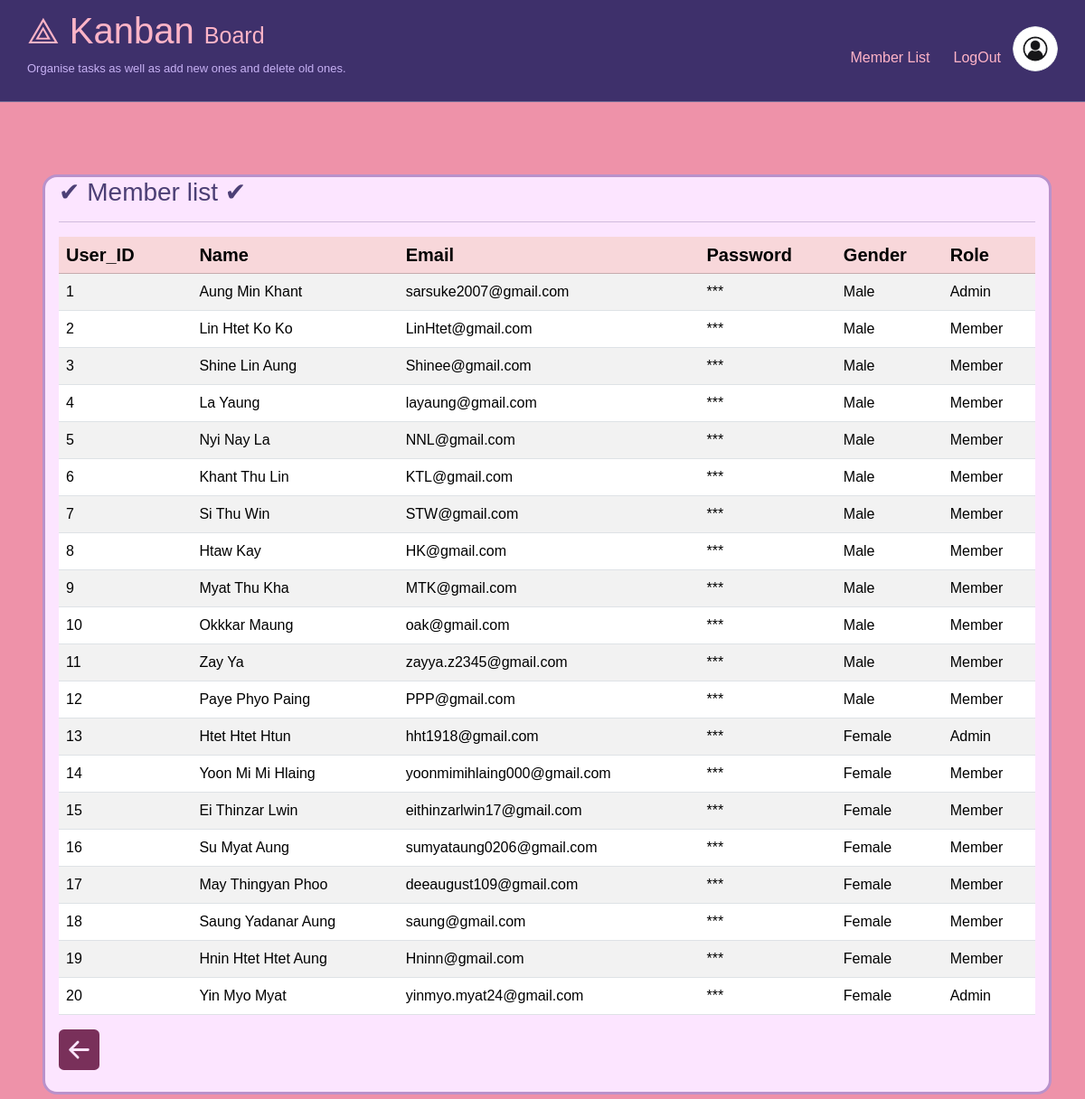
Before: /pages/memberlist.php with the older database file.
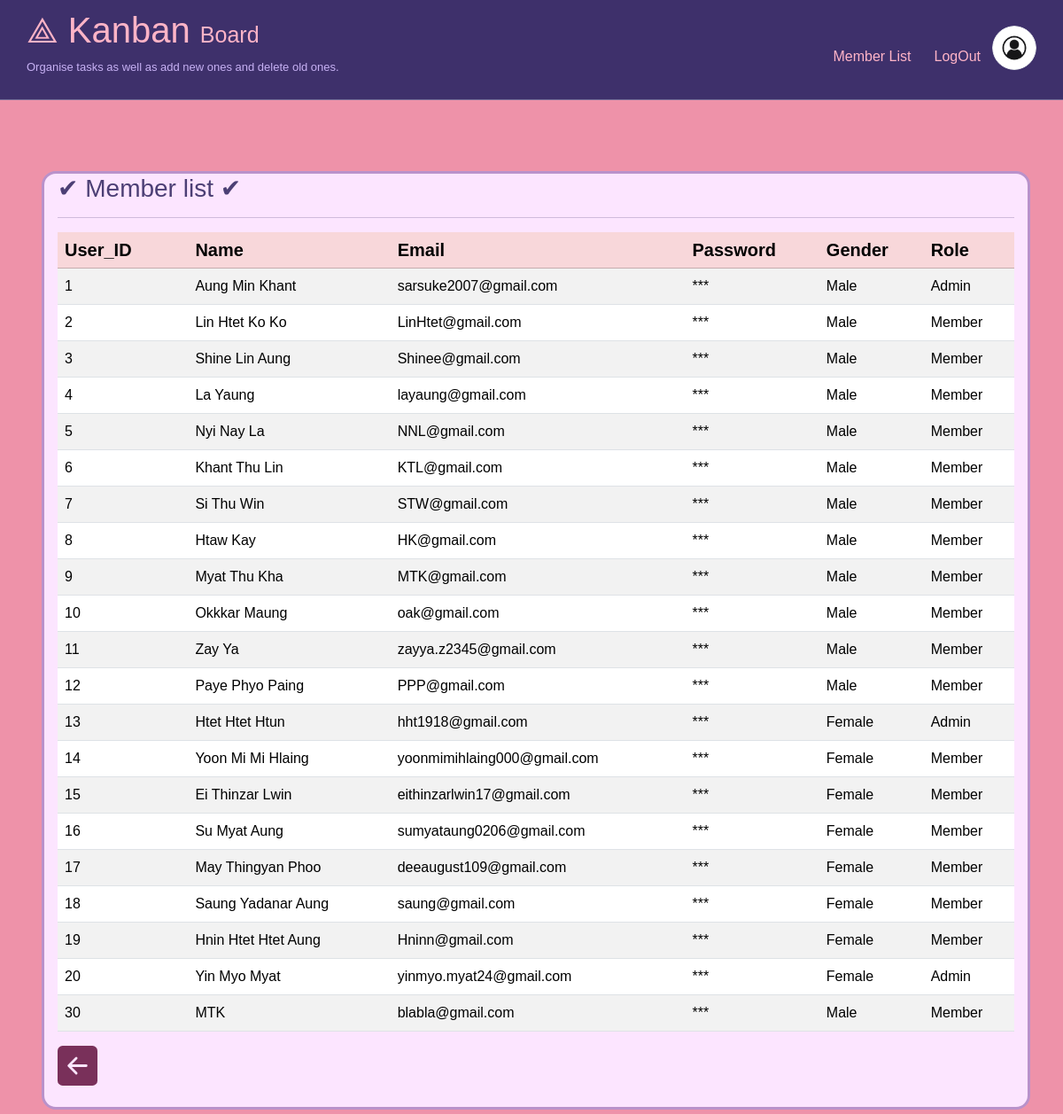
After: the same page with the newer database file.
### tables this page shows
CREATE TABLE `users` (
  `id` int(11) NOT NULL,
  `img` varchar(100) NOT NULL,
  `name` varchar(100) NOT NULL,
  `email` varchar(100) NOT NULL,
  `password` varchar(100) NOT NULL,
  `gender_id` int(11) NOT NULL,
  `role_id` int(10) NOT NULL
);

### Database/DatabaseConnection.php (called while the page is built, shortened)
<?php
    class DatabaseConnection{
        private static $server      = 'localhost';
        private static $user        = 'root';
        private static $password    = '';
        private static $database    = 'kanban';
        private static $connection = null;
        public static function getInstance(){
            if(self::$connection == null){
                self::$connection = new mysqli(self::$server, self::$user, self::$password, self::$database);
            }
            return self::$connection;
        }
    }
?>

### Repositories/UserRepository.php (called while the page is built, shortened)
<?php
    require_once('../Models/User.php');
    require_once('../Database/DatabaseConnection.php');
    require_once('RoleRepository.php');
    require_once('GenderRepository.php');
    class UserRepository{
        public static $table_name = "users";
        private $connection;
        public function __construct($connection){
            $this->connection = $connection;
        }
        public function getAll(){
            $users = [];
            $query = "SELECT * FROM ". self::$table_name . ";";
            $results = $this->connection->query($query);
            if($results){
                while($row = mysqli_fetch_object($results)){
                    $users[] = $this->toModel($row);
                }
            }
            return $users;
        }
        public function toModel($obj){
            $user = null;
            if($obj)
                $user = new User($obj->id, $obj->img, $obj->name, $obj->email, $obj->password, $obj->gender_id, $obj->role_id);
            return $user;
        }
        public static function getUserRole($user){
            $roleRepo = new RoleRepository();
            return $roleRepo->find($user->role_id);
        }
        public static function getUserGender($user){
            $genderRepo = new GenderRepository();
            return $genderRepo->find($user->gender_id);
        }
    }
?>

### Models/User.php (called while the page is built, shortened)
<?php
    require_once("../Repositories/UserRepository.php");
    class User extends Model{
        public function __construct($id, $img, $name, $email, $password, $gender_id, $role_id)
        {
            $this->id           = $id;
            $this->name         = $name;
            $this->email        = $email;
            $this->password     = $password;
            $this->gender_id    = $gender_id;
            $this->gender       = UserRepository::getUserGender($this);
            $this->role_id      = $role_id;
            $this->role         = UserRepository::getUserRole($this);
        }
    }
?>

### Repositories/GenderRepository.php (called while the page is built, shortened)
<?php
    require_once('../Database/DatabaseConnection.php');
    class GenderRepository{
        public static $table_name = "genders";
        private $connection;
        public function __construct(){
            $this->connection = DatabaseConnection::getInstance();
        }
        public function find($id){
            $gender   = null;
            $query  = "SELECT * FROM ".self::$table_name." WHERE id = $id;";
            $result = $this->connection->query($query);
            if($result) $gender = $this->toModel(mysqli_fetch_object($result));
            return $gender;
        }
        public function toModel($obj){
            $gender = null;
            if($obj)
                $gender = new Role($obj->id, $obj->name);
            return $gender;
        }
    }
?>

### Repositories/RoleRepository.php (called while the page is built, shortened)
<?php
    require_once('../Database/DatabaseConnection.php');
    class RoleRepository{
        public static $table_name = "roles";
        private $connection;
        public function __construct(){
            $this->connection = DatabaseConnection::getInstance();
        }
        public function find($id){
            $role   = null;
            $query  = "SELECT * FROM ".self::$table_name." WHERE id = $id;";
            $result = $this->connection->query($query);
            if($result) $role = $this->toModel(mysqli_fetch_object($result));
            return $role;
        }
        public function toModel($obj){
            $role = null;
            if($obj)
                $role = new Role($obj->id, $obj->name);
            return $role;
        }
    }
?>

### pages/memberlist.php (the view, shortened to what this page needs)
<?php
    require_once('../header_footer/header.php');
    require_once('../Database/DatabaseConnection.php');
    require_once("../Models/User.php");
    require_once('../Repositories/Project_memberRepository.php');
    require_once('../Repositories/UserRepository.php');
    $memberRepo = new UserRepository(DatabaseConnection::getInstance());
    $members = $memberRepo->getAll();;
?>
<!DOCTYPE html>
<html lang="en">
<head>
    <link rel="stylesheet" href="https://cdnjs.cloudflare.com/ajax/libs/font-awesome/6.5.1/css/all.min.css" />
    <link rel="stylesheet" href="../css/style.css" type="text/css">
</head>
<body>
<section class="column-container container" id="container">
    <div class="task-column item" draggable="true" id="backlog" style="width:100%">
        <h3>✔ Member list ✔</h3>
        <hr class="custom-hr" />
            <table class="table table-striped" >
                <thead class="table-danger">
                    <tr class="h5">
                        <th>User_ID</th>
                        <th></th>
                        <th>Name</th>
                        <th>Email</th>
                        <th onclick="togglePassword()">Password</th>
                        <th>Gender</th>
                        <th>Role</th>
                    </tr>
                </thead>
                    <tbody>
                        <?php foreach ($members as $m) : ?>
                            <tr style="color:white">
                                <td><?= $m->id ?></td>
                                <td><?= $m->img?></td>
                                <td><?= $m->name ?></td>
                                <td><?= $m->email ?></td>
                                <td data-password="<?= $m->password ?>">***</td>
                                <td><?= ($m->gender_id == 1) ? 'Male' : 'Female' ?></td>
                                <td><?= ($m->role_id == 1 ) ? 'Admin' : 'Member' ?></td>
                            </tr>
                        <?php endforeach ?>
                    </tbody>
            </table>
         <div class="col-md-6">
            <a href="javascript:history.back()"></a>
        </div>
        <br>
    </div>
</section>
</body>
</html>

### header_footer/header.php (shortened to what this page needs)
<?php
require_once("../Repositories/UserRepository.php");
?>
<!DOCTYPE html>
<html lang="en">
  <head>
	<link rel="stylesheet" href="https://cdnjs.cloudflare.com/ajax/libs/font-awesome/6.5.1/css/all.min.css" />
     <link href="https://cdn.jsdelivr.net/npm/bootstrap@5.3.3/dist/css/bootstrap.min.css" rel="stylesheet">
     <link href="https://cdn.jsdelivr.net/npm/tom-select@2.3.1/dist/css/tom-select.css" rel="stylesheet">
    <link rel="stylesheet" href="css/style.css" />
  </head>
  <body>
    <header>
      <div class="info-container">
        <h1>⟁ Kanban <span class="YspanBoard">Board</span></h1>
        <p>
           Organise tasks  as well as add new ones and
          delete old ones.
        </p>
      </div>
      <div class="d-flex profile">
          <a href="../pages/memberlist.php" class="btn  mt-3 ">Member List</a>
          <a href="../Functions4Kanban/signout.php" class="btn  mt-3 ">LogOut</a>
          <div class="d-flex Profilecircle mr-3">
                <a href="viewprofile.php?id=<?= $userID ?>" class="circle-container">
                <?php
               $imagePath = (isset($user->img) && !empty($user->img)) ? "../image/".$user->img : "../image/default.jpg";
                ?>
                <img src="<?= $imagePath ?>" id="photoPreview" class="avatar img-circle img-thumbnail" alt="avatar">
                </a>
          </div>
      </div>
    </header>
  </body>
</html>

### css/style.css (style rules this page uses)
* { font-family: 'Trebuchet MS', Arial, sans-serif; }
body { margin: 0; padding: 0; background:#ee92a9 ; }
.YspanBoard { font-size: 25px; }
header { border-bottom: 0.5px solid rgba(255, 255, 255, 0.3); display: flex; justify-content: space-between; align-items: center; background-color: #3e306b; }
header .info-container { width: 500px; margin: 10px 30px; }
.info-container p { font-size: 13px; }
.info-container h1 { color: #ffb4c7; }
.info-container p { color: #c7b1f4; }
.circle-container { width: 50px; height: 50px; border-radius: 50%; overflow: hidden; position: relative; margin-right: 30px; }
.circle-container img { width: 100%; height: 100%; object-fit: cover; border-radius: 50%; }
.profile a { text-decoration: none; color: #ffb4c7; transition: all 0.5s ease; }
.column-container .task-column { color: rgb(76, 63, 117); border-radius: 16px; padding: 0px 15px; width: 95%; margin: 5px; margin-top: 80px; border: 3px solid rgb(198, 146, 174); background-color: #fce5ff; border: 3px solid rgb(185, 146, 203); transition: all 0.5s ease; }
.task-column { display: inline-block; }
.table { background-color: #fed1dc !important; }

Changed rows visible on the page:
added users: id "30", name "MTK", email "blabla@gmail.com", shows "Male", shows "Member"
